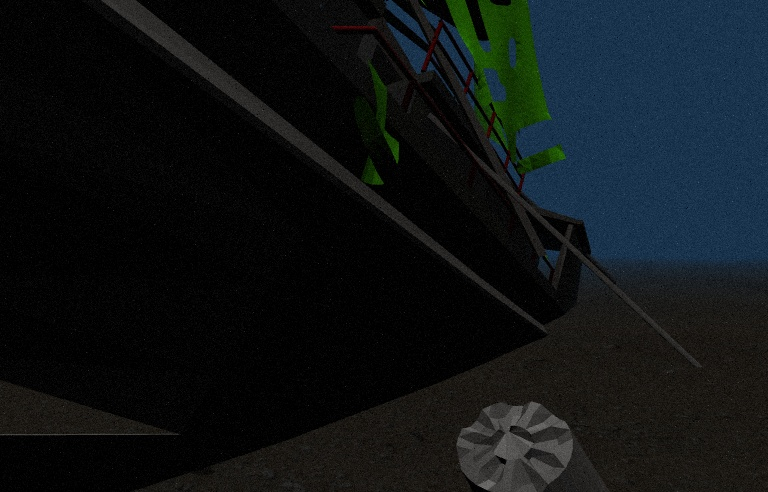
#> input picture nodes/rgb.jpg, 768 x 492 px
$ jupyter execute --allow-errors Untitled.ipynb
#> lines starting #> are read from the running program, lines starting #| are printed output that depends on the picture
[cell 1]
import sys
import rospy
import os
import numpy as np
import cv2
from matplotlib import pyplot as plt
from sensor_msgs.msg import Image
from cv_bridge import CvBridge
plt.rcParams['figure.figsize'] = [20, 10]

[cell 2]
rgbimg = cv2.imread('rgb.jpg')
#> rgbimg is the input picture: shape (492, 768, 3); mean B, G, R 21.4, 19.6, 14.8
rgbimg = cv2.cvtColor(rgbimg, cv2.COLOR_RGB2BGR)
depthimg = cv2.imread('depth.jpg',0)
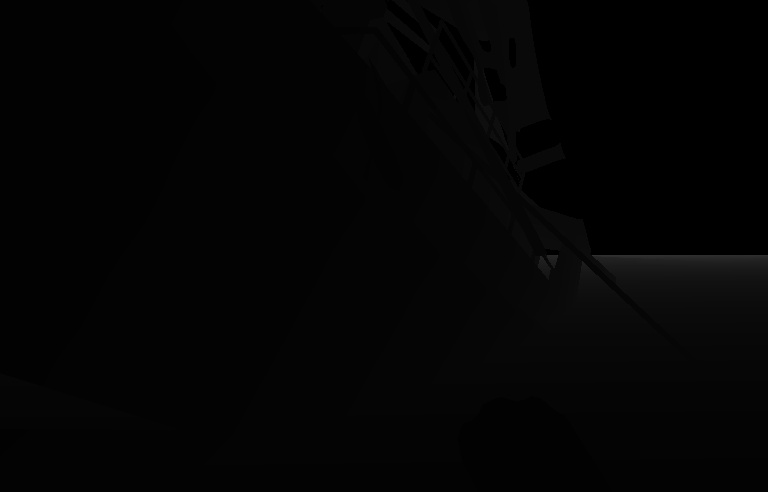
#> input picture nodes/depth.jpg, 768 x 492 px
#> depthimg is the input picture: shape (492, 768); min 0, max 49, mean 3.8

[cell 3]
plt.imshow(rgbimg)
plt.xticks([]), plt.yticks([])  # to hide tick values on X and Y axis
plt.show()

[cell 4]
plt.imshow(depthimg, cmap = 'gray')
plt.xticks([]), plt.yticks([])  # to hide tick values on X and Y axis
plt.show()

[cell 5]
plt.hist(depthimg.ravel(),np.amax(depthimg),[0,np.amax(depthimg)]); plt.show()
#> after `plt.hist(depthimg.ravel(), np.amax(depthimg), [0, np.amax(depthimg)])`:
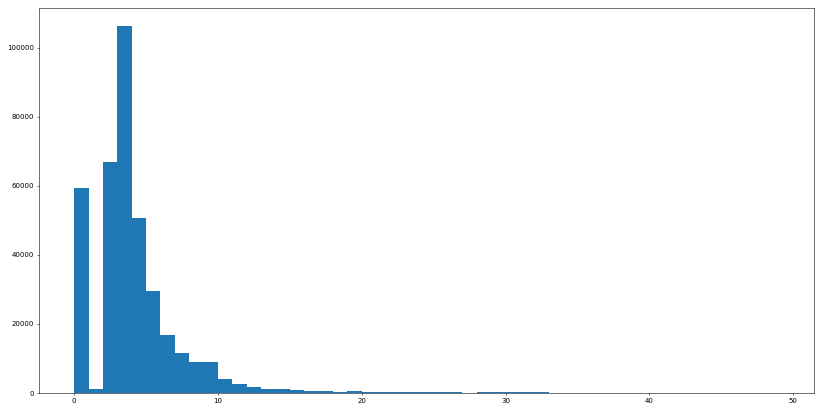
#> figure drawn by matplotlib, 1 panel; tallest bar 106250 high, from x = 3 to 4

[cell 6]
# http://subsurfwiki.org/wiki/Gaussian_filter
def gaussian_kernel(size = 10, size_y=None, sigma = 6):
    size = int(size/2)
    if not size_y:
        size_y = size
    else:
        size_y = int(size_y)
    x, y = np.mgrid[-size:size+1, -size_y:size_y+1]
    g = np.exp(-(x**2/float(2*sigma**2)+y**2/float(2*sigma**2)))
    return g / g.sum()

# Make the Gaussian by calling the function
gaussian_kernel_array = gaussian_kernel(size = 20, sigma = 5)

plt.imshow(gaussian_kernel_array, cmap=plt.get_cmap('jet'), interpolation='nearest')
plt.colorbar()
plt.show()
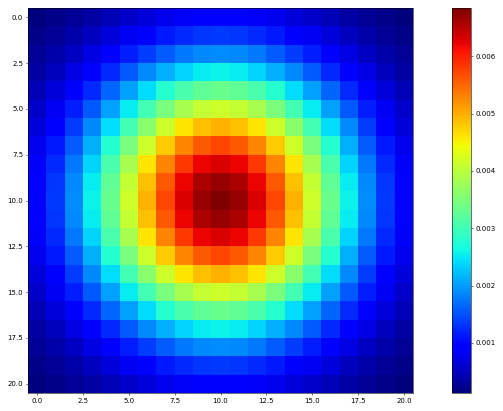
#> figure drawn by matplotlib, 2 panels

[cell 7]
# https://nbviewer.jupyter.org/github/mroberts3000/GpuComputing/blob/master/IPython/GaussianBlur.ipynb
import scipy

gaussian_blur_kernel_width      = np.int32(9)
gaussian_blur_kernel_half_width = np.int32(4)
gaussian_blur_sigma             = np.float32(2)

#> (the rest of this cell did not finish here and is left out)

[cell 8]
# import the necessary packages
#import imutils

def sliding_window(image, stepSize, windowSize):
	# slide a window across the image
	for y in range(0, image.shape[0], stepSize):
		for x in range(0, image.shape[1], stepSize):
			# yield the current window
			yield (x, y, image[y:y + windowSize[1], x:x + windowSize[0]])

[cell 9]
# define the window width and height
clone = rgbimg.copy()
gauss_image = np.zeros((rgbimg.shape[0],rgbimg.shape[1]), np.float32)
(winW, winH) = (101, 101)
print(np.amax(depthimg))
#| 49

for (x, y, window) in sliding_window(clone, stepSize=101, windowSize=(winW, winH)):
	# if the window does not meet our desired window size, ignore it
	if window.shape[0] != winH or window.shape[1] != winW:
		continue

	sig = np.mean(depthimg[y:y + winW, x:x + winH])+1


	#clone[y:y + winW, x:x + winH] = cv2.GaussianBlur(window,(winW, winH), int(sig))
	kernel = gaussian_kernel(size = winW, sigma = sig)
	gauss_image[y:y + winW, x:x + winH] = gauss_image[y:y + winW, x:x + winH] + kernel
	clone[y:y + winW, x:x + winH] = cv2.filter2D(clone[y:y + winW, x:x + winH],-1,kernel)
#> this loop made 40 passes
#> sig on passes 1, 2, 3, 4, 5, 6, 7, 9, 10, 11, 12, 13: 3, 3.12, 3.97, 5.42, 6.77, 3.56, 1, 3, 3.22, 4, 4.35, 7.06
#> pass 1, in gaussian_kernel (call 2), `x, y = np.mgrid[-size:size+1, -size_y:size_y+1]`:
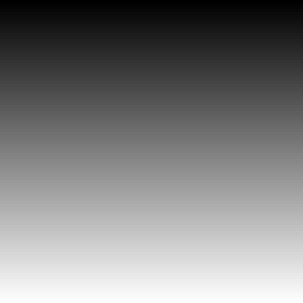
#> x: shape (101, 101) int64 (shown 3 times larger); min -50, max 50, mean 0; drawn with min black and max white
#> pass 1, in gaussian_kernel (call 2), `x, y = np.mgrid[-size:size+1, -size_y:size_y+1]`:
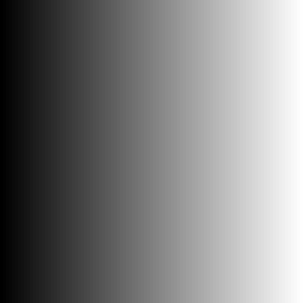
#> y: shape (101, 101) int64 (shown 3 times larger); min -50, max 50, mean 0; drawn with min black and max white
#> pass 1, in gaussian_kernel (call 2), `g = np.exp(-(x**2/float(2*sigma**2)+y**2/float(2*sigma**2)))`:
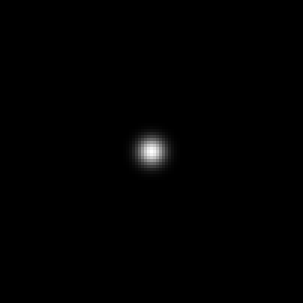
#> g: shape (101, 101) float64 (shown 3 times larger); min 2.3e-121, max 1, mean 0.00554


	# [5 lines of commented-out code are left out]

[cell 10]
plt.subplot(121),plt.imshow(kernel, cmap=plt.get_cmap('jet'), interpolation='nearest'),plt.title('Original')
plt.xticks([]), plt.yticks([]),plt.colorbar()
plt.subplot(122),plt.imshow(gauss_image, cmap=plt.get_cmap('jet'), interpolation='nearest'),plt.title('Averaging')
plt.xticks([]), plt.yticks([]),plt.colorbar()
plt.show()
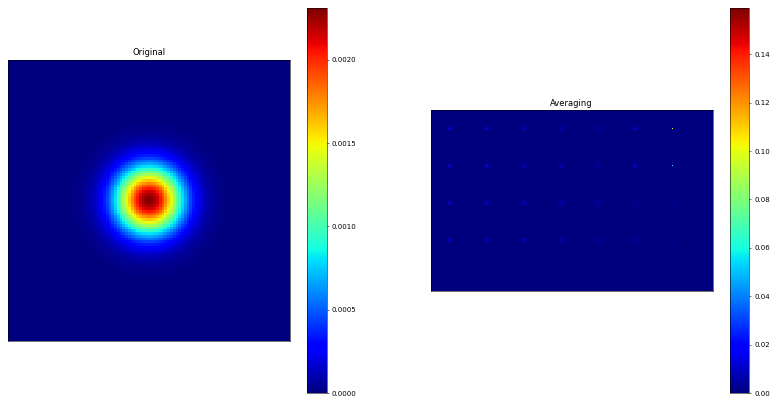
#> figure drawn by matplotlib, 4 panels

[cell 11]
#clone = rgbimg.copy()
#dst = cv2.filter2D(clone,-1,gauss_image)
plt.subplot(121),plt.imshow(clone),plt.title('Original')
plt.xticks([]), plt.yticks([])
plt.subplot(122),plt.imshow(rgbimg),plt.title('Averaging')
plt.xticks([]), plt.yticks([])
plt.show()
